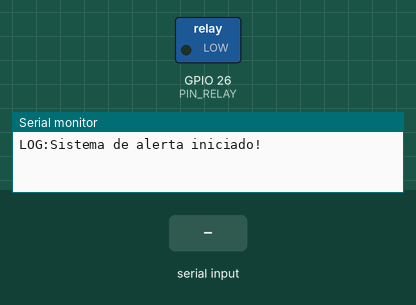
A sketch run on a simulated ESP32. Shown: switched loads named in the sketch (green lamp = pin HIGH), the last lines printed to the serial monitor. The test bench sets the inputs (shaded band).

Above: at 1.2 s.
1.3 s: "1" received over Serial
At 2.8 s:
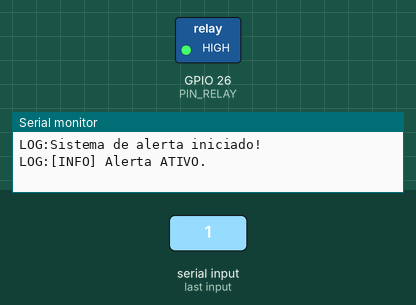
3.1 s: "0" received over Serial
At 4.1 s:
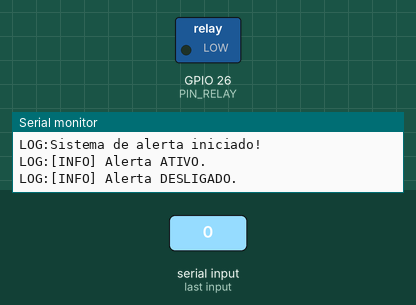
Timing chart, 0 to 6.1 s (numbered marks = the images above; inputs shaded):
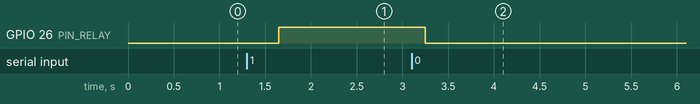

Measured:
- after the input at 1.3 s, GPIO 26 (PIN_RELAY): LOW → HIGH after 0.35 s
- after the input at 3.1 s, GPIO 26 (PIN_RELAY): HIGH → LOW after 0.15 s

The sketch:

main.ino
```cpp
#include <Arduino.h>
// ==== PINOS ====
#define PIN_RELAY      26      // Relé para controlar a sirene de sirene

void setup_pinos() {
  // Configura os pinos como entrada ou saída
  pinMode(PIN_RELAY, OUTPUT);
}

void decidir_alerta_externa() {
  // Aguarda comandos via Serial para ativar ou desativar a sirene
  unsigned long t0 = millis();
  while (millis() - t0 < 50) { // Espera até 50 ms por um comando
    if (Serial.available()) {
      char cmd = Serial.read();
      if (cmd == '1' || cmd == '0') {
        executar_alerta_local(cmd == '1'); // Executa sirene com base no comando
      }
      break;
    }
  }
}

void executar_alerta_local(bool ligar) {
  // Liga ou desliga a sirene de sirene e registra no log
  if (ligar) {
    digitalWrite(PIN_RELAY, HIGH);
    Serial.println("LOG:[INFO] Alerta ATIVO.");
  } else {
    digitalWrite(PIN_RELAY, LOW);
    Serial.println("LOG:[INFO] Alerta DESLIGADO.");
  }
}

void setup() {
  // Configura o sistema e inicializa os sensores
  Serial.begin(115200);
  setup_pinos();
  digitalWrite(PIN_RELAY, LOW); // Garante que a sirene começa desligada
  Serial.println("LOG:Sistema de alerta iniciado!");
}

void loop() {

  decidir_alerta_externa();

  delay(500); // Aguarda 2 segundos antes de repetir o loop
}
```
